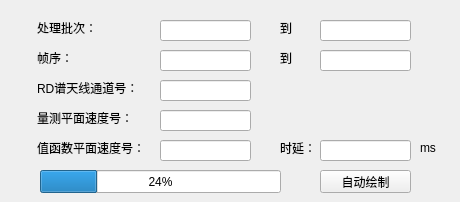
             <widget class="QWidget" name="sd">
              <attribute name="title">
               <string>自动回放</string>
              </attribute>
              <widget class="QPushButton" name="Btn_draw_auto">
               <property name="geometry">
                <rect>
                 <x>320</x>
                 <y>170</y>
                 <width>91</width>
                 <height>23</height>
                </rect>
               </property>
               <property name="text">
                <string>自动绘制</string>
               </property>
              </widget>
              <widget class="QLabel" name="label_45">
               <property name="geometry">
                <rect>
                 <x>37</x>
                 <y>50</y>
                 <width>39</width>
                 <height>16</height>
                </rect>
               </property>
               <property name="text">
                <string>帧序：</string>
               </property>
              </widget>
              <widget class="QLabel" name="label_46">
               <property name="geometry">
                <rect>
                 <x>37</x>
                 <y>20</y>
                 <width>65</width>
                 <height>16</height>
                </rect>
               </property>
               <property name="text">
                <string>处理批次：</string>
               </property>
              </widget>
              <widget class="QLabel" name="label_47">
               <property name="geometry">
                <rect>
                 <x>37</x>
                 <y>80</y>
                 <width>105</width>
                 <height>16</height>
                </rect>
               </property>
               <property name="text">
                <string>RD谱天线通道号：</string>
               </property>
              </widget>
              <widget class="QLabel" name="label_48">
               <property name="geometry">
                <rect>
                 <x>37</x>
                 <y>110</y>
                 <width>104</width>
                 <height>16</height>
                </rect>
               </property>
               <property name="text">
                <string>量测平面速度号：</string>
               </property>
              </widget>
              <widget class="QLineEdit" name="line_MeaV_2">
               <property name="geometry">
                <rect>
                 <x>160</x>
                 <y>110</y>
                 <width>91</width>
                 <height>21</height>
                </rect>
               </property>
              </widget>
              <widget class="QLabel" name="label_49">
               <property name="geometry">
                <rect>
                 <x>37</x>
                 <y>140</y>
                 <width>117</width>
                 <height>16</height>
                </rect>
               </property>
               <property name="text">
                <string>值函数平面速度号：</string>
               </property>
              </widget>
              <widget class="QLineEdit" name="line_frame_2s">
               <property name="geometry">
                <rect>
                 <x>160</x>
                 <y>50</y>
                 <width>91</width>
                 <height>21</height>
                </rect>
               </property>
              </widget>
              <widget class="QLineEdit" name="line_batch_2s">
               <property name="geometry">
                <rect>
                 <x>160</x>
                 <y>20</y>
                 <width>91</width>
                 <height>21</height>
                </rect>
               </property>
               <property name="styleSheet">
                <string notr="true"/>
               </property>
              </widget>
              <widget class="QLineEdit" name="line_channel_2">
               <property name="geometry">
                <rect>
                 <x>160</x>
                 <y>80</y>
                 <width>91</width>
                 <height>21</height>
                </rect>
               </property>
              </widget>
              <widget class="QLineEdit" name="line_MerV_2">
               <property name="geometry">
                <rect>
                 <x>160</x>
                 <y>140</y>
                 <width>91</width>
                 <height>21</height>
                </rect>
               </property>
              </widget>
              <widget class="QLabel" name="label_50">
               <property name="geometry">
                <rect>
                 <x>280</x>
                 <y>20</y>
                 <width>16</width>
                 <height>16</height>
                </rect>
               </property>
               <property name="text">
                <string>到</string>
               </property>
              </widget>
              <widget class="QLineEdit" name="line_batch_2e">
               <property name="geometry">
                <rect>
                 <x>320</x>
                 <y>20</y>
                 <width>91</width>
                 <height>21</height>
                </rect>
               </property>
               <property name="styleSheet">
                <string notr="true"/>
               </property>
              </widget>
              <widget class="QLabel" name="label_51">
               <property name="geometry">
                <rect>
                 <x>280</x>
                 <y>50</y>
                 <width>16</width>
                 <height>16</height>
                </rect>
               </property>
               <property name="text">
                <string>到</string>
               </property>
              </widget>
              <widget class="QLineEdit" name="line_frame_2e">
               <property name="geometry">
                <rect>
                 <x>320</x>
                 <y>50</y>
                 <width>91</width>
                 <height>21</height>
                </rect>
               </property>
              </widget>
              <widget class="QProgressBar" name="progressBar_play">
               <property name="geometry">
                <rect>
                 <x>40</x>
                 <y>170</y>
                 <width>241</width>
                 <height>23</height>
                </rect>
               </property>
               <property name="value">
                <number>24</number>
               </property>
              </widget>
              <widget class="QLineEdit" name="line_delt">
               <property name="geometry">
                <rect>
                 <x>320</x>
                 <y>140</y>
                 <width>91</width>
                 <height>21</height>
                </rect>
               </property>
              </widget>
              <widget class="QLabel" name="label_52">
               <property name="geometry">
                <rect>
                 <x>280</x>
                 <y>140</y>
                 <width>31</width>
                 <height>16</height>
                </rect>
               </property>
               <property name="text">
                <string>时延：</string>
               </property>
              </widget>
              <widget class="QLabel" name="label_53">
               <property name="geometry">
                <rect>
                 <x>420</x>
                 <y>140</y>
                 <width>31</width>
                 <height>16</height>
                </rect>
               </property>
               <property name="text">
                <string>ms</string>
               </property>
              </widget>
             </widget>
